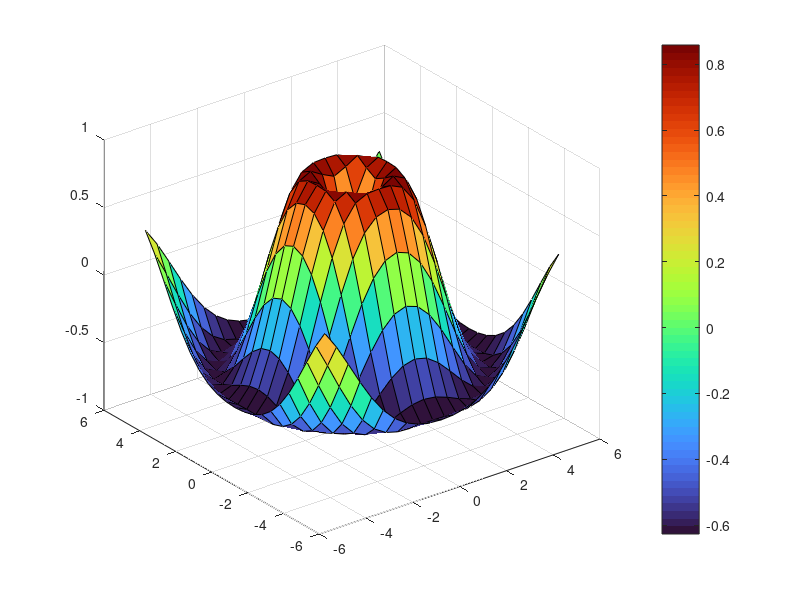

Here is the MATLAB script that generated this plot: (Note: this script raises an error after producing the figure.)
% Create Grid Data
x = -5:0.5:5; % X-axis values
y = -5:0.5:5; % Y-axis values
[X, Y] = meshgrid(x, y); % Create grid for X and Y

% Define Z as a function of X and Y
Z = sin(sqrt(X.^2 + Y.^2)) .* exp(-0.1 * sqrt(X.^2 + Y.^2)); % Function with damping

% Generate a Surface Plot
figure; % Open a new figure window
surf(X, Y, Z); % Create the surface plot

% Customize Colormap and Color Bar
colormap('turbo'); % Use a vibrant colormap
colorbar; % Add a color scale
clim([-0.5, 1]); % Set color axis limits for better contrast

% Add Labels and Title
xlabel('X-axis (units)', 'FontSize', 12, 'FontWeight', 'bold'); % X-axis label
ylabel('Y-axis (units)', 'FontSize', 12, 'FontWeight', 'bold'); % Y-axis label
zlabel('Z-axis (units)', 'FontSize', 12, 'FontWeight', 'bold'); % Z-axis label
title('Customized 3D Surface Plot', 'FontSize', 14, 'FontWeight', 'bold'); % Plot title

% Enhance Shading and Lighting
shading interp; % Smooth shading for the surface
light; % Add default lighting
lighting gouraud; % Apply Gouraud shading for smooth lighting effects

% Adjust View Angle
view([-45, 30]); % Set view angle for better perspective

% Add Gridlines and Adjust Axes
grid on; % Turn on gridlines
xlim([-6, 6]); % Set X-axis limits
ylim([-6, 6]); % Set Y-axis limits
zlim([-1, 1]); % Set Z-axis limits
